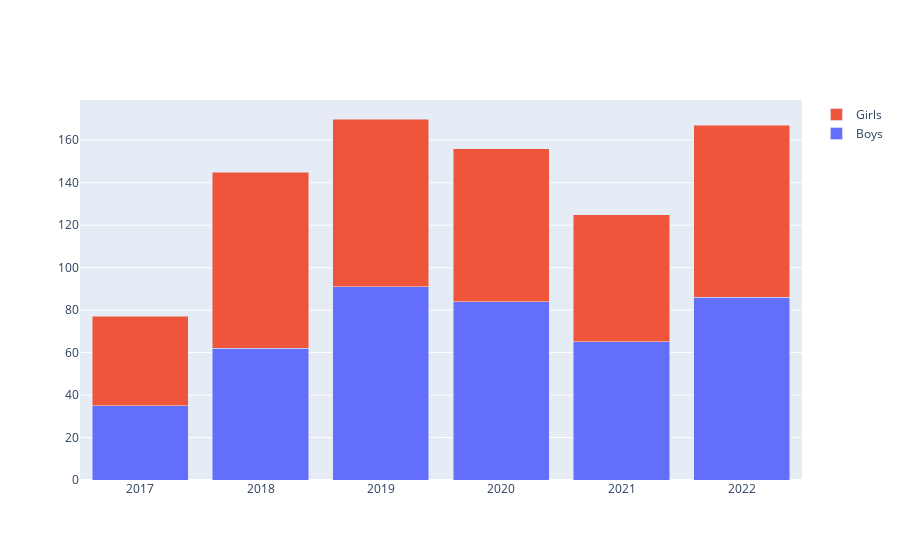

This figure's notebook cell:
### Markdown cell above
#### Stacked Bar

### Code cell
import plotly.graph_objects as px

fig = px.Figure(data=[
    px.Bar(
    name = 'Boys',
    x = list(years),
    y = boys),

    px.Bar(
    name = 'Girls',
    x = list(years),
    y = girls)
])

fig.update_layout(barmode='stack')

fig.show()

### Figure 1 — Plotly figure (JSON) as saved in the notebook; plotly's stock layout.template omitted (floating-point values rounded to 4 significant figures)
{"data": [{"name": "Boys", "type": "bar", "x": [2017, 2018, 2019, 2020, 2021, 2022], "y": [35, 62, 91, 84, 65, 86]}, {"name": "Girls", "type": "bar", "x": [2017, 2018, 2019, 2020, 2021, 2022], "y": [42, 83, 79, 72, 60, 81]}], "layout": {"barmode": "stack"}}
